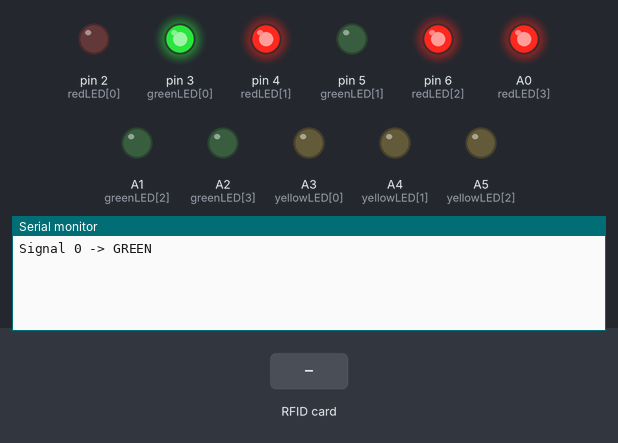
Recording of a sketch running on a simulated Arduino Uno, built with avr-gcc and run on an emulated ATmega328P. Shown: output pins drawn as LEDs (lit = HIGH), the last lines printed to the serial monitor. The inputs (shaded band) are chosen by the test bench. Pins used as bus, display or sensor lines are not drawn.

Above: at 1.3 s.
1.4 s: RFID card 04 A1 B2 C3 held to the reader
At 2.3 s:
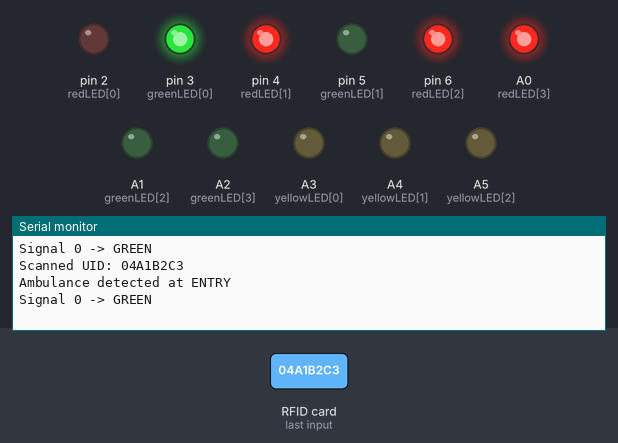
2.9 s: RFID card 12 FF 34 AB held to the reader
At 3.8 s:
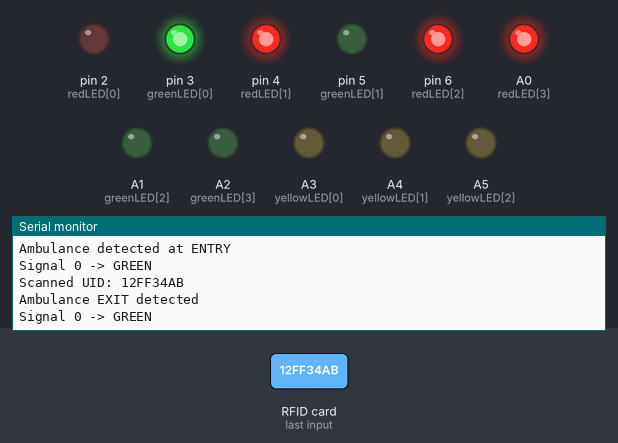
4.4 s: RFID card 98 BC 76 D4 held to the reader
At 5.7 s:
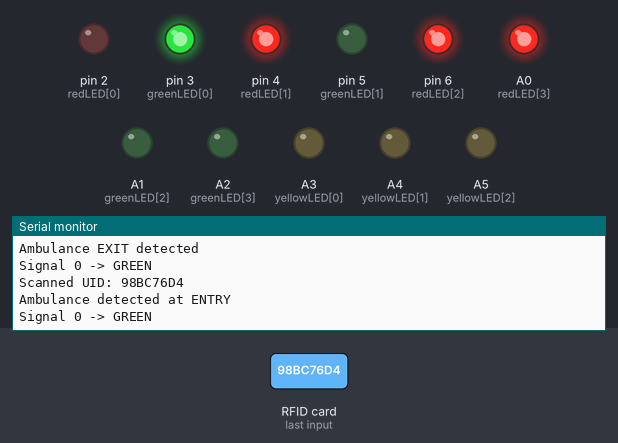

The sketch:

ambulance_priority_traffic.ino
```cpp
#include <SPI.h>
#include <MFRC522.h>

// ---------------- RFID CONFIG ----------------
#define SS_PIN1 10
#define RST_PIN1 9
#define SS_PIN2 8
#define RST_PIN2 7

MFRC522 entryRFID(SS_PIN1, RST_PIN1); // Entry reader
MFRC522 exitRFID(SS_PIN2, RST_PIN2);  // Exit reader

// ---------------- SIGNAL LED CONFIG ----------------
// 4 signals (Red + Green). 3 signals also have Yellow.
int redLED[4]    = {2, 4, 6, A0};
int greenLED[4]  = {3, 5, A1, A2};
int yellowLED[3] = {A3, A4, A5}; // Only 3 yellows (Signal 0,1,2)

// ---------------- AMBULANCE TAGS ----------------
String allowedUIDs[] = {
  "04A1B2C3",   // Ambulance 1
  "12FF34AB",   // Ambulance 2
  "98BC76D4"    // Ambulance 3
};
int totalTags = 3;

// ---------------- VARIABLES ----------------
int currentSignal = 0;
unsigned long cycleTime = 5000;
unsigned long lastSwitch = 0;
bool ambulanceActive = false;

// Flexible mapping: choose which signal Entry RFID controls
int entrySignalID = 0;   // Change to 1,2,3 if needed

// ---------------- SETUP ----------------
void setup() {
  Serial.begin(9600);
  SPI.begin();
  entryRFID.PCD_Init();
  exitRFID.PCD_Init();

  // Disable both RFID readers initially
  pinMode(SS_PIN1, OUTPUT);
  pinMode(SS_PIN2, OUTPUT);
  digitalWrite(SS_PIN1, HIGH);
  digitalWrite(SS_PIN2, HIGH);

  for (int i = 0; i < 4; i++) {
    pinMode(redLED[i], OUTPUT);
    pinMode(greenLED[i], OUTPUT);
  }
  for (int i = 0; i < 3; i++) {
    pinMode(yellowLED[i], OUTPUT);
  }

  setSignal(0); // Start with Signal 0
}

// ---------------- LOOP ----------------
void loop() {

  // Check Entry RFID → Activate ambulance mode
  if (!ambulanceActive && checkRFID(entryRFID, SS_PIN1, true)) {
    ambulanceActive = true;
  }

  // Check Exit RFID → Resume normal cycle
  if (ambulanceActive && checkRFID(exitRFID, SS_PIN2, false)) {
    ambulanceActive = false;
    lastSwitch = millis();
    setSignal(currentSignal);
  }

  // Normal traffic cycle
  if (!ambulanceActive) {
    if (millis() - lastSwitch > cycleTime) {
      int prevSignal = currentSignal;
      currentSignal = (currentSignal + 1) % 4;

      if (prevSignal < 3) {
        digitalWrite(redLED[prevSignal], LOW);
        digitalWrite(greenLED[prevSignal], LOW);
        digitalWrite(yellowLED[prevSignal], HIGH);
        delay(2000);
        digitalWrite(yellowLED[prevSignal], LOW);
      }

      setSignal(currentSignal);
      lastSwitch = millis();
    }
  }
}

// ---------------- FUNCTIONS ----------------

// Set one signal GREEN, others RED
void setSignal(int signal) {
  for (int i = 0; i < 4; i++) {
    if (i == signal) {
      digitalWrite(greenLED[i], HIGH);
      digitalWrite(redLED[i], LOW);
      Serial.print("Signal ");
      Serial.print(i);
      Serial.println(" -> GREEN");
    } else {
      digitalWrite(greenLED[i], LOW);
      digitalWrite(redLED[i], HIGH);
    }
  }
}

// RFID verification function
bool checkRFID(MFRC522 &rfid, int ssPin, bool isEntry) {
  digitalWrite(ssPin, LOW);  // Enable reader
  bool success = false;

  if (rfid.PICC_IsNewCardPresent() && rfid.PICC_ReadCardSerial()) {
    String scannedUID = "";

    for (byte i = 0; i < rfid.uid.size; i++) {
      if (rfid.uid.uidByte[i] < 0x10) scannedUID += "0";
      scannedUID += String(rfid.uid.uidByte[i], HEX);
    }
    scannedUID.toUpperCase();

    Serial.print("Scanned UID: ");
    Serial.println(scannedUID);

    for (int i = 0; i < totalTags; i++) {
      if (scannedUID == allowedUIDs[i]) {
        if (isEntry) {
          Serial.println("Ambulance detected at ENTRY");
          currentSignal = entrySignalID;
          setSignal(currentSignal);
        } else {
          Serial.println("Ambulance EXIT detected");
        }
        success = true;
        break;
      }
    }

    if (!success) {
      Serial.println("Unauthorized RFID tag");
    }

    rfid.PICC_HaltA();
    rfid.PCD_StopCrypto1();
  }

  digitalWrite(ssPin, HIGH); // Disable reader
  return success;
}
```

Measured:
- after the input at 1.4 s, the serial monitor: prints a new line at once (image 1)
- after the input at 2.9 s, the serial monitor: prints a new line at once (image 2)
- after the input at 4.4 s, the serial monitor: prints a new line at once (image 3)
